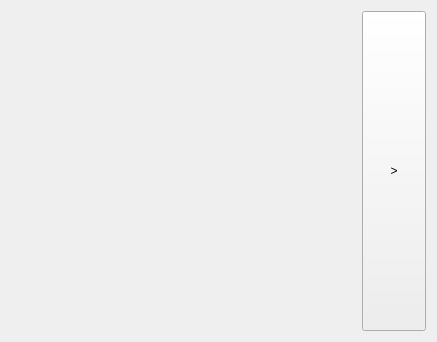
<?xml version="1.0" encoding="UTF-8"?>
<ui version="4.0">
 <class>Wizard</class>
 <widget class="QMainWindow" name="Wizard">
  <property name="geometry">
   <rect>
    <x>0</x>
    <y>0</y>
    <width>437</width>
    <height>338</height>
   </rect>
  </property>
  <property name="maximumSize">
   <size>
    <width>680</width>
    <height>16777215</height>
   </size>
  </property>
  <property name="windowTitle">
   <string>Wizard</string>
  </property>
  <widget class="QWidget" name="centralWidget">
   <layout class="QHBoxLayout" name="horizontalLayout">
    <item>
     <spacer name="horizontalSpacer">
      <property name="orientation">
       <enum>Qt::Horizontal</enum>
      </property>
      <property name="sizeHint" stdset="0">
       <size>
        <width>40</width>
        <height>20</height>
       </size>
      </property>
     </spacer>
    </item>
    <item>
     <widget class="QPushButton" name="btnNext">
      <property name="minimumSize">
       <size>
        <width>0</width>
        <height>320</height>
       </size>
      </property>
      <property name="maximumSize">
       <size>
        <width>64</width>
        <height>16777215</height>
       </size>
      </property>
      <property name="text">
       <string>&gt;</string>
      </property>
     </widget>
    </item>
   </layout>
  </widget>
 </widget>
 <layoutdefault spacing="6" margin="11"/>
 <resources/>
 <connections/>
</ui>
